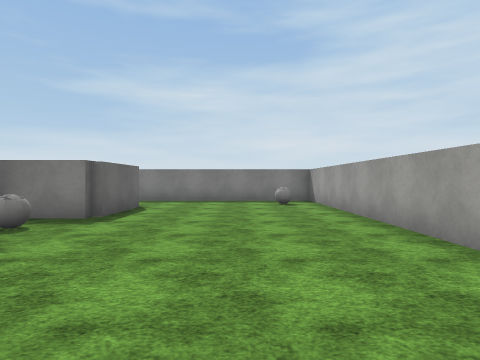
[1] (above)

15 first-person views from a walk through a Unity game level. The camera is 1.4 m above the floor, looks level and sees 75° across. The floor is counted in squares, 2 m on a side. Each view is taken from the middle of a square. On the plan, view 1 faces up. The plan holds only what a view shows up to about 10 squares ahead; the rest is blank. Flat ground stands in for the terrain. The player is left out. Surface patterns are stand-ins for the level's own textures.

[2]
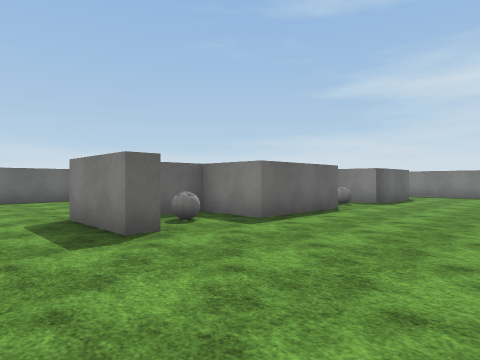

[3]
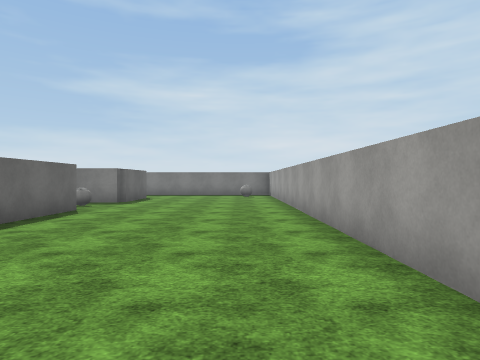

[4]
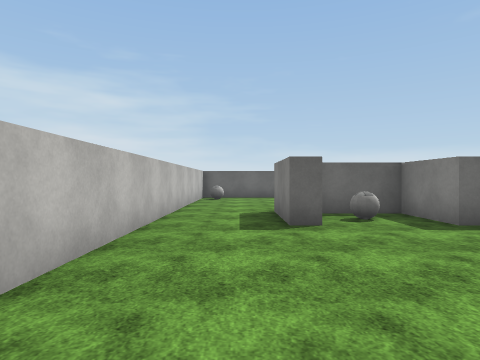

[5]
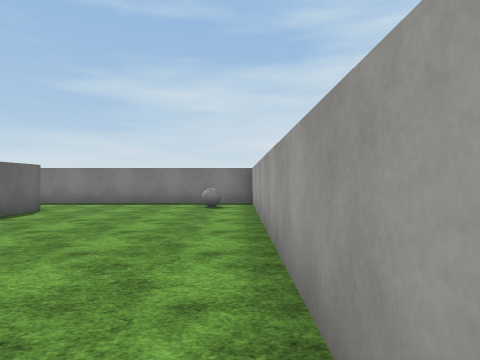

[6]
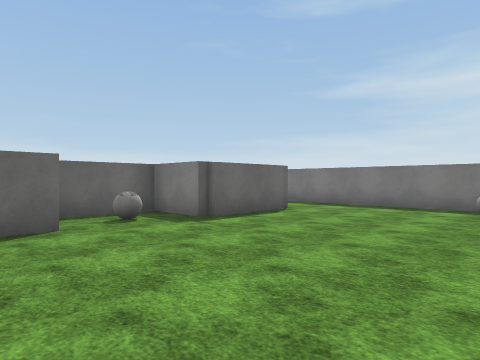

[7]
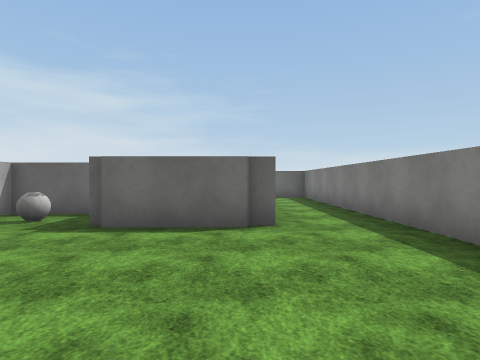

[8]
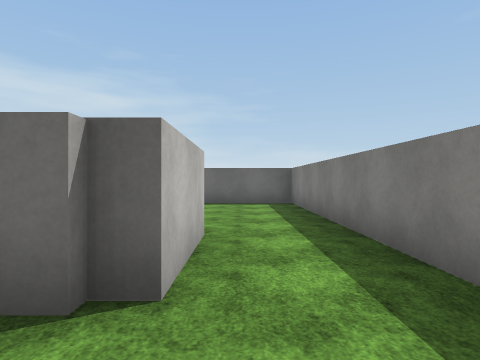

[9]
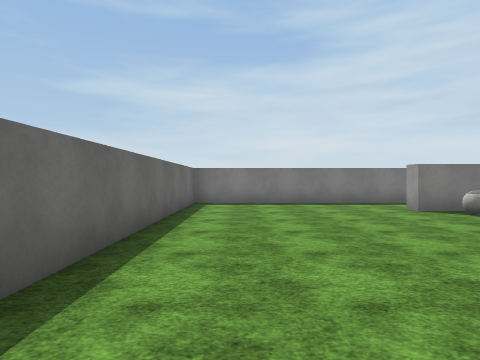

[10]
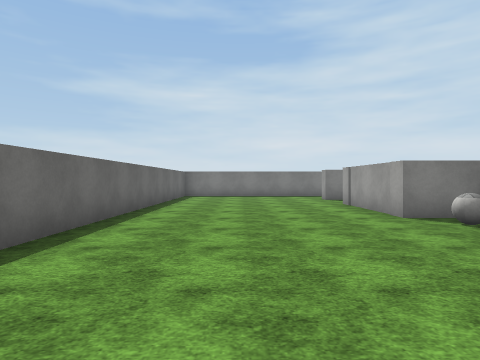

[11]
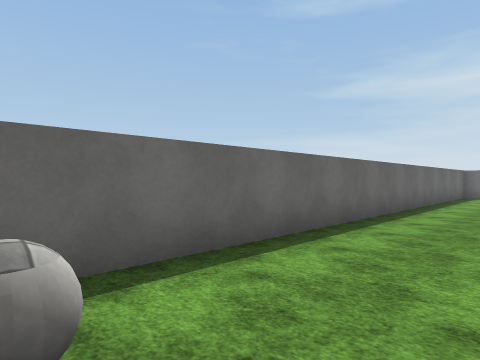

[12]
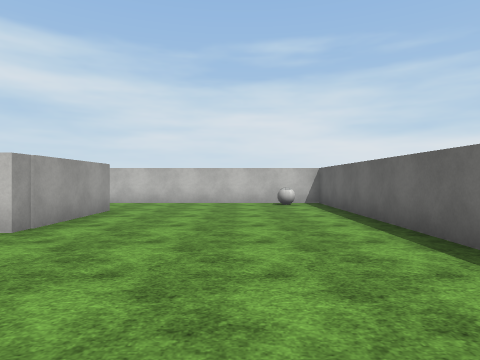

[13]
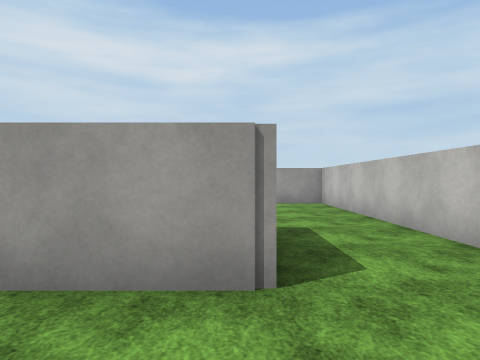

[14]
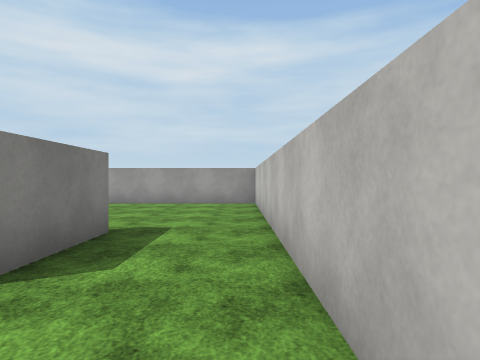

[15]
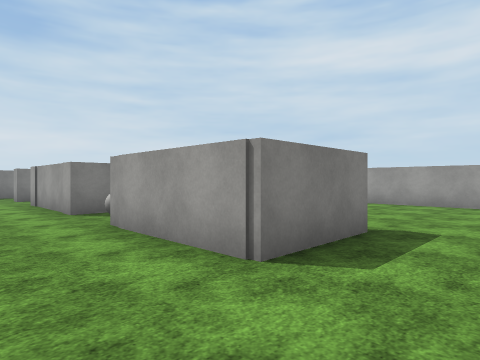

### Floor plan
Ten units are one square. View 1 is at (0, 0); x grows to the right and y downward. Boxes are objects, and circles mark ways between rooms. Rooms are numbered by the first view taken in them; rooms with no view inside come last. Other rooms are left out.
<svg viewBox="-109 -111 138 161">
<path fill="none" stroke="#000" d="M-28 -34 -28 -4 -44 -4 -44 14M-28 16 -28 22 -50 22M-26 -81 -26 -57 -44 -57 -44 -32M-50 -85 -28 -85 -28 -80M-65 45 24 45 24 -106 -45 -106M-35 -28 -50 -28 -50 -62M-50 22 -50 -9M-35 -80 -50 -80 -50 -85M-45 -106 -104 -106 -104 45 -65 45"/>
<rect x="-45" y="5" width="10" height="10" fill="#bbb"><title>ball</title></rect>
<rect x="-35" y="-45" width="10" height="10" fill="#bbb"><title>ball</title></rect>
<rect x="5" y="-95" width="10" height="10" fill="#bbb"><title>ball</title></rect>
<rect x="-95" y="35" width="10" height="10" fill="#bbb"><title>ball</title></rect>
<rect x="-45" y="-25" width="10" height="10" fill="#bbb"><title>ball</title></rect>
<rect x="-45" y="-75" width="10" height="10" fill="#bbb"><title>ball</title></rect>
<circle cx="-35" cy="-95" r="3" fill="#2a7"/>
<circle cx="-55" cy="35" r="3" fill="#2a7"/>
<text x="-10" y="-30">1</text>
<text x="-80" y="-30">2</text>
</svg>
Room 1 opens to room 2.

Where each view was taken, in squares from view 1:
view 1: 0 up, 0 right, facing up
view 2: 4 down, 1 right, facing up-left
view 3: 4 down, 1 right, facing up
view 4: 3 down, 2 right, facing left
view 5: 1 up, 2 right, facing up
view 6: 2 up, 2 right, facing up-left
view 7: 8 up, 2 right, facing left
view 8: 9 up, 1 left, facing left
view 9: 1 up, 9 left, facing up
view 10: 3 down, 8 left, facing up
view 11: 4 down, 8 left, facing up-left
view 12: 5 up, 8 left, facing down
view 13: 2 down, 7 left, facing right
view 14: 4 down, 7 left, facing right
view 15: 4 down, 7 left, facing up-right
